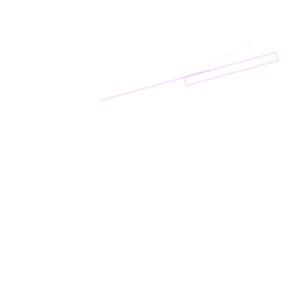
Frame 1 (no input)
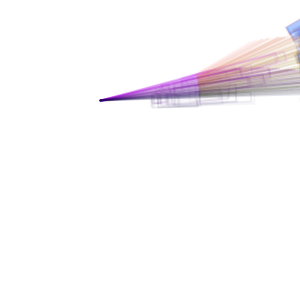
Frame 60 (the mouse pressed at the canvas centre just before this capture)
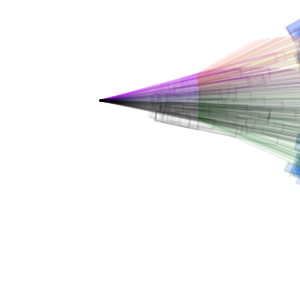
Frame 120 (the mouse held since frame 60 and released just before this capture)

The Processing sketch that drew these frames (run headless with seeded random() and noise(); from frame 60 on, the mouse is pressed at the canvas centre):

// Processing sketch: processing_53671
// ── processing_53671.pde

//Code by Saarah Saghir, YSDN 1006, based on code by Sarah Johnson
//variables
    float rot = 50;//rot is rotation
    float rad = 100;//rad is radius
    float speed = .002;//the speed of the lines moving
    float circleSize = 9;//size of the ellipse at the end of the line
    float a=10;
  
  
void setup() {
  size(300,300);  //size of window/sketch
  background(255); //white background
  smooth();  //anti-aliasing
 frameRate(400); //very fast speed of animation
};
  
void draw()  {
  a+=3;            //add intervals of 3, if a<0, reset a to 255
  if (a<0) {
    a=255;
  }
  translate(100,100); //translate center to this point
  rotate(rot);  //amt of rotation
      stroke(200-a,0,255-a,random(40)); //color and opacity of stroke
      strokeWeight(2);
          line(0,0,rad+a,0);  //rotating line
  fill(255,255,255,30);
      rect(rad-(random(50)),0,random(100),circleSize); //rect at end of line
  rot = rot + speed;
   
  translate(100,0); //translate center again, this makes it rotate on top of the other line
  rotate(rot);
      stroke(255-a,100,100-a,random(50));
      strokeWeight(2);
          line(0,0,rad-50+a,0);
  fill(30,100,255,50);
      rect(rad+(random(30)),random(10),random(100),circleSize);
  rot = rot + speed;
}
